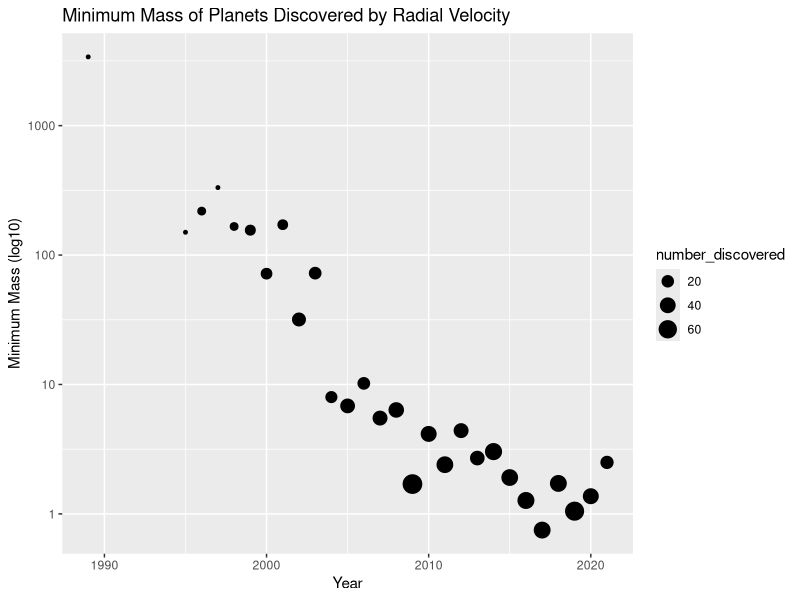
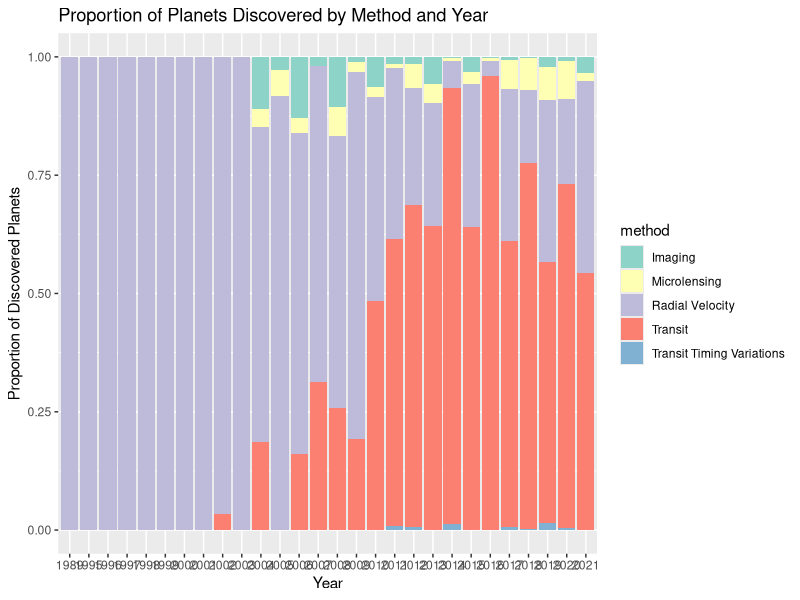
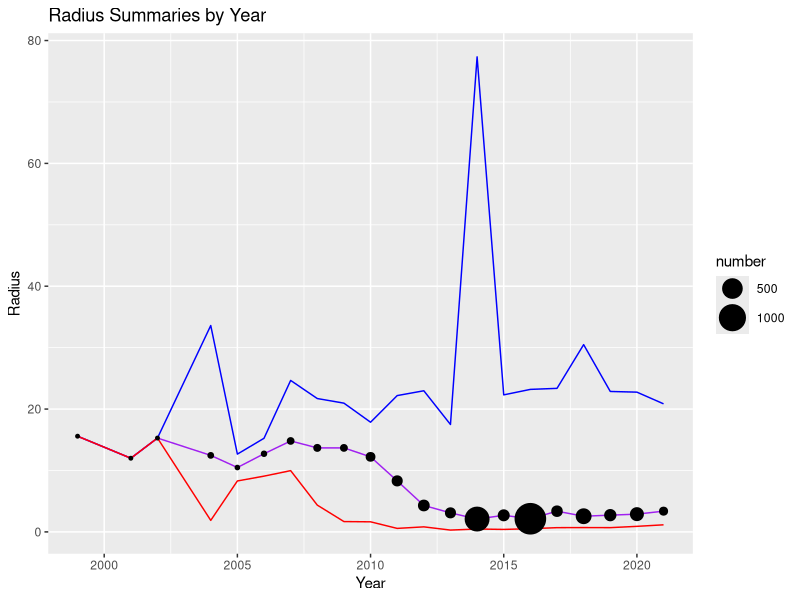
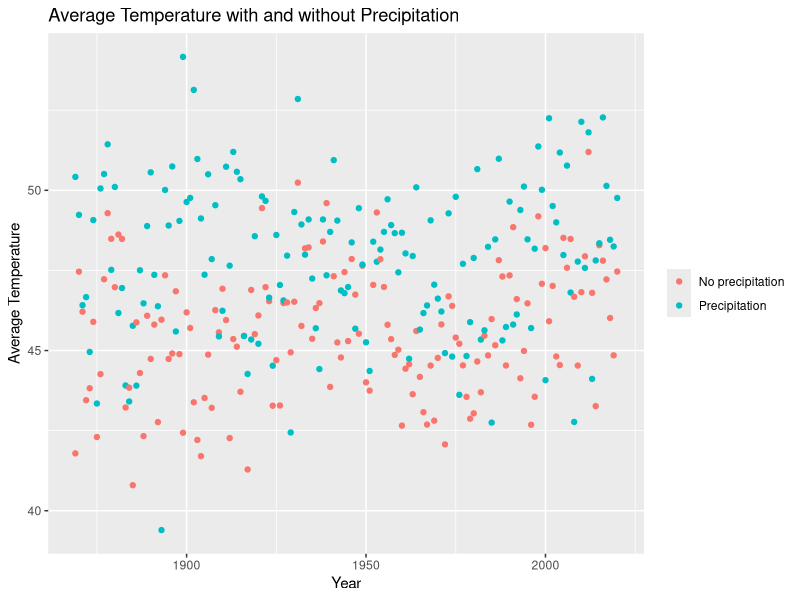
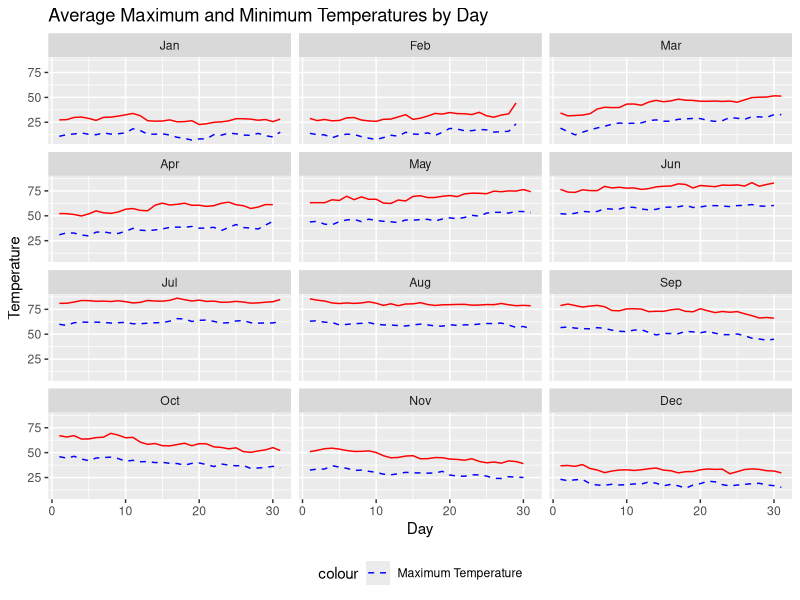
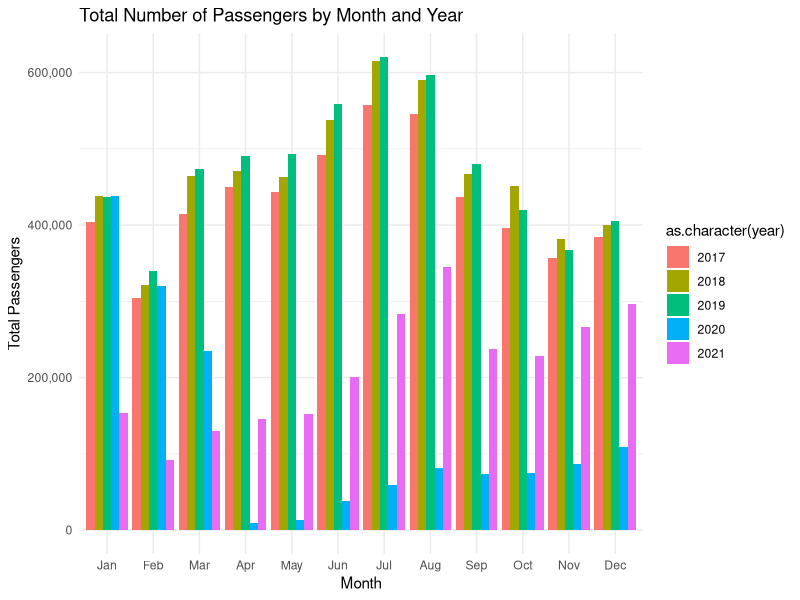
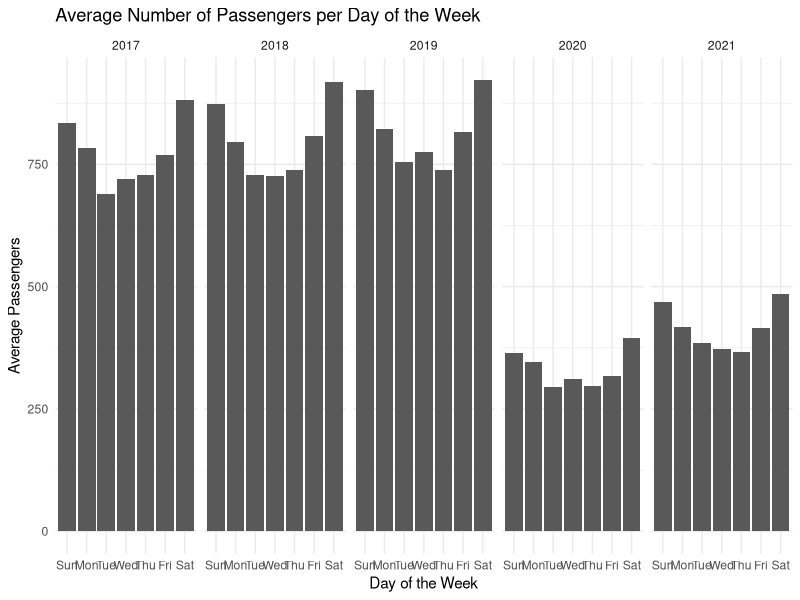

The R script that drew these images, in order:
## ---- chunk 1
knitr::opts_chunk$set(echo = TRUE, message=FALSE)
library(tidyverse)
library(lubridate)
library(scales)
library(ggplot2)

## ---- chunk 2
## Read in the csv file
## Select some variables that we will work with and rename them
## Note that the file begins with 100 meta-data lines that this code skips
## The argument `comment = "#"` fails as the symbol '#' appears in some of the websites included in the data set which are then interpreted as comments, preventing the full case to be read in as data
planets = read_csv("exoplanets_default_2021-06-15.csv",
                   skip = 100) %>%
  select(pl_name, hostname, discoverymethod,
         disc_year, sy_pnum, pl_rade, pl_bmasse) %>%
  rename(planet = pl_name,
         star = hostname,
         method = discoverymethod,
         year = disc_year,
         number = sy_pnum,
         radius = pl_rade,
         mass = pl_bmasse)
## ---- chunk 3
### Add your code here
filtered_planets <- planets %>%
  filter(method == "Radial Velocity", !is.na(year), !is.na(mass))
summary_table <- filtered_planets %>%
  group_by(year) %>%
  summarize(number_discovered = n(), min_mass = min(mass))
scatterplot <- ggplot(summary_table, aes(x = year, y = min_mass, size = number_discovered)) +
  geom_point() +
  scale_y_continuous(trans = "log10") +
  labs(x = "Year", y = "Minimum Mass (log10)", title = "Minimum Mass of Planets Discovered by Radial Velocity") 
scatterplot

## ---- chunk 4
method_counts <- planets %>%
  group_by(method) %>%
  summarize(total_discovered = n()) %>%
  filter(total_discovered < 20)
filtered_planets <- planets %>%
  filter(!method %in% method_counts$method)
summary_table <- filtered_planets %>%
  group_by(year, method) %>%
  tally() %>%
  mutate(total = sum(n)) %>%
  mutate(proportion = n / total)
## ---- chunk 5
dim(summary_table) 
head(summary_table, 10)  
## ---- chunk 6

bar_plot <- ggplot(summary_table, aes(x = as.factor(year), y = proportion, fill = method)) +
  geom_bar(stat = "identity", position = "fill") +
  labs(x = "Year", y = "Proportion of Discovered Planets", title = "Proportion of Planets Discovered by Method and Year") +
  scale_fill_brewer(palette = "Set3")  
bar_plot
## ---- chunk 7
## Add your code here
radius_summary <- planets %>%
  filter(!is.na(radius)) %>%
  group_by(year) %>%
  summarize(number = n(),
            min_radius = min(radius),
            median_radius = median(radius),
            max_radius = max(radius))
radius_plot <- ggplot(radius_summary, aes(x = year)) +
  geom_line(aes(y = max_radius), color = "blue") +
  geom_line(aes(y = median_radius), color = "purple") +
  geom_line(aes(y = min_radius), color = "red") +
  geom_point(aes(y = median_radius, size = number)) +
  labs(x = "Year", y = "Radius", title = "Radius Summaries by Year") +
  scale_size(range = c(1, 10))
radius_plot
## ---- chunk 8
## Add your code here
summary_table <- planets %>%
  filter(mass < 1, radius < 1, !is.na(mass), !is.na(radius)) %>%
  select(star, planet, method, year, mass, radius) %>%
  arrange(mass)
summary_table
## ---- chunk 9
official = read_csv("madison-weather-official-2020.csv")

# insert rest of your code below
official = read_csv("madison-weather-official-2020.csv")
official <- official %>%
  mutate(date = ymd(date))
official <- official %>%
  mutate(any_prcp = ifelse(prcp > 0, "Precipitation", "No precipitation"))
filtered_data <- official %>%
  filter(!is.na(prcp), !is.na(tavg))
average_temp <- filtered_data %>%
  group_by(year = year(date), any_prcp) %>%
  summarize(avg_temp = mean(tavg))
scatterplot <- ggplot(average_temp, aes(x = year, y = avg_temp, color = any_prcp)) +
  geom_point() +
  labs(x = "Year", y = "Average Temperature", title = "Average Temperature with and without Precipitation") +
  labs(color = NULL)

scatterplot  
## ---- chunk 10
temp = official %>%
  mutate(year = year(date),
         month = month(date, label = TRUE),
         day = day(date)) %>%
  filter(year >= 2001) %>%
  group_by(month, day) %>%
  summarize(tmax = mean(tmax),
            tmin = mean(tmin))
## ---- chunk 11
# insert code here

temp_plot <- temp %>%
  mutate(month = factor(month, levels = month.abb)) %>%
  ggplot(aes(x = day, y = tmax, color = "Maximum Temperature")) +
  geom_line(color = "red") +
  geom_line(aes(y = tmin, color = "Minimum Temperature"), linetype = "dashed") +
  facet_wrap(~month, ncol = 3) +
  labs(x = "Day", y = "Temperature", title = "Average Maximum and Minimum Temperatures by Day") +
  scale_color_manual(values = c("Maximum Temperature" = "red", "Minimum Temperature" = "blue"),
                     labels = c("Maximum Temperature", "Minimum Temperature")) +
  theme(legend.position = "bottom")
temp_plot
## ---- chunk 12
temp_diff <- temp %>%
  mutate(diff = tmax - tmin)
smallest_diff <- temp_diff %>%
  slice_min(order_by = diff, n = 5)
smallest_diff
## ---- chunk 13
ord2017 = read_csv("ORD-2017.csv")
ord2018 = read_csv("ORD-2018.csv",
                   col_names = names(ord2017), skip = 1) %>%
  mutate(date = mdy(date))
ord2019 = read_csv("ORD-2019.csv") %>%
  mutate(date = mdy(date))
ord2020 = read_csv("ORD-2020.csv")
ord2021 = read_csv("ORD-2021.csv")


ord = bind_rows(ord2017, ord2018, ord2019, ord2020, ord2021) %>%
  mutate(year=year(date),
         month=month(date, label=TRUE),
         day=day(date),
         wday=wday(date,label=TRUE)) %>%
  select(-terminal) %>%
  select(airport, date, year, month, day, wday, everything()) %>%
  arrange(date, hour) %>%
  rename(passengers = all_total,
         flights = all_flights,
         booths = all_booths)

rm(ord2017, ord2018, ord2019, ord2020, ord2021)

dim(ord)

ord %>% print(n=5)
## ---- chunk 14
total_days <- as.integer(difftime(as.Date("2022-01-01"), as.Date("2017-01-01"), units = "days"))
unique_dates <- unique(ord$date)
num_unique_dates <- length(unique_dates)
num_missing_days <- total_days - num_unique_dates
cat("Number of missing days:", num_missing_days, "\n")
if (num_missing_days > 0) {
  all_dates <- seq(as.Date("2017-01-01"), as.Date("2021-12-31"), by = "day")
  missing_dates <- setdiff(all_dates, unique_dates)
  cat("Missing dates:\n")
  print(missing_dates)
}
## ---- chunk 15

passengers_monthly <- ord %>%
  group_by(year, month) %>%
  summarize(total_passengers = sum(passengers))
ggplot(passengers_monthly, aes(x = month, y = total_passengers, fill = as.character(year))) +
  geom_col(position = "dodge") +
  scale_y_continuous(labels = label_comma()) +
  labs(x = "Month", y = "Total Passengers", title = "Total Number of Passengers by Month and Year") +
  theme_minimal()
## ---- chunk 16
passengers_weekly <- ord %>%
  group_by(year, wday) %>%
  summarize(average_passengers = mean(passengers))
passengers_table <- pivot_wider(passengers_weekly, names_from = wday, values_from = average_passengers)
passengers_table
ggplot(passengers_weekly, aes(x = wday, y = average_passengers)) +
  geom_col() +
  facet_wrap(~ year, nrow = 1) +
  labs(x = "Day of the Week", y = "Average Passengers", title = "Average Number of Passengers per Day of the Week") +
  theme_minimal()
